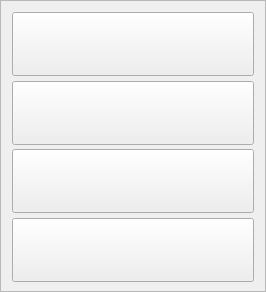
<?xml version="1.0" encoding="UTF-8"?>
<ui version="4.0">
 <class>OptionFrame</class>
 <widget class="QFrame" name="OptionFrame">
  <property name="geometry">
   <rect>
    <x>0</x>
    <y>0</y>
    <width>266</width>
    <height>292</height>
   </rect>
  </property>
  <property name="minimumSize">
   <size>
    <width>266</width>
    <height>270</height>
   </size>
  </property>
  <property name="maximumSize">
   <size>
    <width>266</width>
    <height>292</height>
   </size>
  </property>
  <property name="windowTitle">
   <string>Frame</string>
  </property>
  <property name="styleSheet">
   <string notr="true">border-image: url(:/image/images/Menu Screen/Btns_Slices.png);</string>
  </property>
  <property name="frameShape">
   <enum>QFrame::StyledPanel</enum>
  </property>
  <property name="frameShadow">
   <enum>QFrame::Raised</enum>
  </property>
  <layout class="QVBoxLayout" name="verticalLayout">
   <item>
    <widget class="QPushButton" name="pushBtn_Send">
     <property name="minimumSize">
      <size>
       <width>240</width>
       <height>64</height>
      </size>
     </property>
     <property name="styleSheet">
      <string notr="true">border-image: url(:/image/images/Menu Screen/Normal Btns/Btns_Slices_20.png);</string>
     </property>
     <property name="text">
      <string/>
     </property>
    </widget>
   </item>
   <item>
    <widget class="QPushButton" name="pushBtn_Get">
     <property name="minimumSize">
      <size>
       <width>240</width>
       <height>64</height>
      </size>
     </property>
     <property name="styleSheet">
      <string notr="true">border-image: url(:/image/images/Menu Screen/Normal Btns/Btns_Slices_18.png);</string>
     </property>
     <property name="text">
      <string/>
     </property>
    </widget>
   </item>
   <item>
    <widget class="QPushButton" name="pushBtn_Crazy">
     <property name="minimumSize">
      <size>
       <width>240</width>
       <height>64</height>
      </size>
     </property>
     <property name="styleSheet">
      <string notr="true">border-image: url(:/image/images/Menu Screen/Normal Btns/Btns_Slices_22.png);</string>
     </property>
     <property name="text">
      <string/>
     </property>
    </widget>
   </item>
   <item>
    <widget class="QPushButton" name="pushBtn_Express">
     <property name="minimumSize">
      <size>
       <width>240</width>
       <height>64</height>
      </size>
     </property>
     <property name="styleSheet">
      <string notr="true">border-image: url(:/image/images/Menu Screen/Normal Btns/Btns_Slices_06.png);</string>
     </property>
     <property name="text">
      <string/>
     </property>
    </widget>
   </item>
  </layout>
 </widget>
 <resources/>
 <connections/>
</ui>
